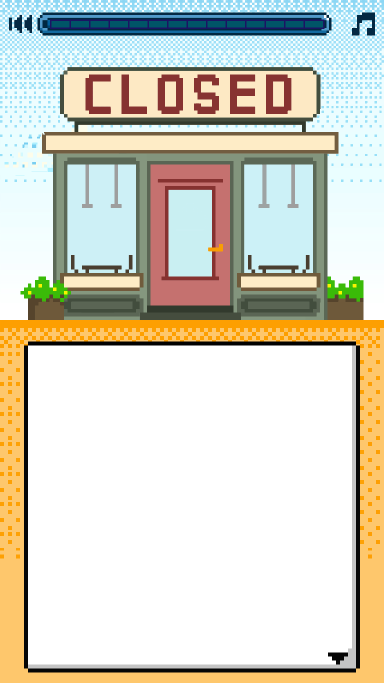
#> input picture assets/scenes/closed.png, 768 x 1365 px, given in place of 2.jpg, which was not available (shown at 1/2 size)
$ python make_scenes.py
#> lines starting #> are read from the running program, lines starting #| are printed output that depends on the picture; after the words box and inside, x2 and y2 are one past the last pixel; in counts of white or black regions, pixels touching at a corner belong together
### tools/scene_fx.py
"""場景特效用的拆圖工具（給 make_scenes.py 用）。

雲：把場景裡的雲切出來另存一層，原位置補回天空，網頁上讓雲層慢慢往右飄（左右接起來循環）。
  - 有向量原稿的頁（網頁.ai 裡的沙漠、市集、異國攤）：直接用 AI 裡畫雲的那幾筆路徑當遮罩，最準。
  - 只有圖片的頁（網頁-07、08）：用顏色找雲——以奶油色格子為核心，往外兩格內的非天空格都算雲。
  - 雲飄過的那幾列裡如果有建築物，建築物另存一層蓋在雲上面（雲從建築後面飄過）。
天空的補法：天空是「上下漸層＋規律的點點」，左右方向週期重複，所以每個被雲蓋住的像素，
從同一列左右相隔 32px 倍數、沒有被雲蓋住的地方複製過來。
"""
import numpy as np

CELL = 8          # 客戶的像素畫一格＝8px（768 寬的圖）
PERIOD = 32       # 天空點點的左右週期：AI 那幾頁 32px；網頁-07、08 的點點間隔 19.2px，用 5 個＝96px


# ---------- 向量原稿 ----------
CLOUD_COLORS = {(252, 251, 227), (192, 246, 255), (136, 233, 255), (61, 185, 234),
                (41, 177, 231), (41, 178, 234), (253, 253, 253)}
DOTS_LAST = 2496  # AI 裡天空點點是最前面那一批路徑（seqno 2～2496），雲在點點之後


def _rgb(f):
    return tuple(round(v * 255) for v in f) if f else None


# [26 lines left out: function _render, not called in this run]


def vector_clouds(ai_path, page_no, top=80, bottom=345):
    """回傳 (雲 RGBA, 前景遮罩)。雲＝點點之後、天空範圍內、雲色的那一段路徑；前景＝雲之後才畫、壓在雲上的東西"""
    import fitz
    page = fitz.open(ai_path)[page_no]
    dr = page.get_drawings()
    in_sky = [g for g in dr if g["seqno"] > DOTS_LAST and g["rect"].y0 >= top and g["rect"].y1 <= bottom]
    seqs = [g["seqno"] for g in in_sky if _rgb(g.get("fill")) in CLOUD_COLORS]
    if not seqs:
        return None, None
    lo, hi = min(seqs), max(seqs)
    clouds = _render([g for g in in_sky if lo <= g["seqno"] <= hi])
    fg = _render([g for g in dr if g["seqno"] > hi and g["rect"].y1 > top and g["rect"].y0 < bottom])
    return clouds, fg[..., 3] > 0


# ---------- 只有圖片 ----------
# [82 lines left out: functions grid_offset, color_clouds, remove_clouds, not called in this run]

### tools/make_scenes.py
"""把客戶的 3:4 場景圖（網頁jpg/*.jpg）做成網站用的 9:16 場景，並把會動的東西拆成獨立圖層。

用法（在 mix-quiz-site 資料夾）：python tools/make_scenes.py
產出到 assets/scenes/：
  desert / market / eggroll / exotic / eggstall / hometown / closed .png
                    9:16 場景（進度條清空，由網頁依進度填滿；會動的東西都已從場景拿掉、另存一層）
  placeholder.png   還沒畫的頁面用的暫代場景（雲朵天空＋地面＋對話框）
  bar_fill.png      進度條「滿格」那一條（只有青色格子，其他透明），網頁依進度裁切顯示
  actor_desert.png  沙漠路牌上的蛋（網頁上每講一句跳一下）
  egg.png           第 24 頁的精靈蛋（依 23.jpg 的蛋配色重畫完整一顆）
  fx_<場景>_clouds.png / fx_<場景>_fg.png   會飄的雲、雲前面的建築（見 tools/scene_fx.py）
  fx_closed_sign.png   CLOSED 門上的牌子（會晃）
  fx_eggstall_led.png  蛋小舖兩側的燈串（會換顏色閃）
  fx_eggroll_soy.png / fx_eggroll_ketchup.png   醬油膏、番茄醬瓶（選完 Q2 會淋醬）
  fx_eggroll_sauce_soy.png / fx_eggroll_sauce_ketchup.png   淋在蛋餅上的醬
  dither.png        對話框底部的點點漸層（當遮罩用，顏色由網頁依場景決定）
並產生 js/scenes.js：進度條、上一頁、音樂、對話框、各特效的位置（佔 9:16 的百分比）。

9:16 的做法：在對話框中段（白底＋左右框線＋兩側地面）重複插入 341 列，把對話框拉高；場景本身不變形。
"""
import json
import os
import sys

import numpy as np
from PIL import Image

sys.path.insert(0, os.path.dirname(os.path.abspath(__file__)))
import scene_fx as fx  # noqa: E402

SRC = r"D:\大專檔案-20261003T125815Z-1-001\大專檔案\網頁\網頁jpg"
AI = os.path.join(SRC, "網頁.ai")
ROOT = os.path.dirname(os.path.dirname(os.path.abspath(__file__)))
OUT = os.path.join(ROOT, "assets", "scenes")
os.makedirs(OUT, exist_ok=True)

SCENES = {"desert": "2.jpg", "market": "3.jpg", "eggroll": "4.jpg", "exotic": "5.jpg", "eggstall": "23.jpg",
          "hometown": "網頁-07.jpg", "closed": "網頁-08.jpg"}
W0, H0 = 768, 1024
W, H = 768, 1365
EXTRA = H - H0                       # 341
TILE = (700, 760)                    # 對話框裡上緣下方的空白段，沒有醬料瓶等前景
INSERT_AT = 760
BAR = (100, 38, 649, 59)             # 進度條格子範圍（含一點邊）
BACK = (10, 18, 86, 78)              # 左上「◀|」
MUSIC = (695, 15, 758, 80)           # 右上音符
TEXT = (84, 712, 690, 1318)          # 9:16 後對話框裡可放文字的區域
CELL = 8
# 會動的角色：從場景裡切出來另存一張透明圖，原位置補回天空；網頁上每講一句就跳一下
# (x0, y0, x1, y1) 都對齊原圖 8px 的像素格（格子從 4 開始）
ACTORS = {"desert": (436, 428, 516, 532)}   # 沙漠路牌上的蛋
# 雲：("ai", AI 第幾頁, 天空上緣, 天空下緣) 或 ("color", [可能有雲的範圍])
CLOUDS = {"desert": ("ai", 1, 80, 345), "market": ("ai", 2, 80, 345),
          "hometown": ("color", [(0, 85, 768, 312)]),
          "closed": ("color", [(0, 240, 112, 372), (650, 375, 768, 545)])}
LAMPS = {"closed": [(174, 414), (232, 414), (528, 414), (586, 414)]}   # CLOSED 窗裡吊燈的燈罩底
SIGN = (344, 406, 418, 462)          # CLOSED 門上的牌子（上緣中間是吊掛點）
DOOR_GLASS = (201, 239, 242)
LED_BOXES = [(0, 150, 150, 300), (650, 165, 768, 300)]   # 蛋小舖兩側燈串
BOTTLES = {"soy": (81, 829, 132, 967), "ketchup": (149, 829, 201, 967)}  # 蛋餅頁對話框裡的兩瓶醬
BOTTLE_REST = {"soy": (612, 625), "ketchup": (672, 625)}   # 拿到桌上站的位置（左 x、底 y）


# [10 lines left out: functions pct, to916, not called in this run]


def cyan_mask(a):
    r, g, b = (a[..., i].astype(int) for i in range(3))
    return (r < 90) & (g > 190) & (b > 190)


# [7 lines left out: function empty_bar, not called in this run]


def save(arr, name):
    Image.fromarray(arr).save(os.path.join(OUT, name), optimize=True)


def save_rgba(arr, name):
    Image.fromarray(arr, "RGBA").save(os.path.join(OUT, name), optimize=True)


def load(f):
    """讀場景圖；新的 07、08 是 3200×4267 的高解析，縮成 768×1024（取最近的像素，保持像素畫清楚）"""
#> called with f = '2.jpg'
    im = Image.open(os.path.join(SRC, f)).convert("RGB")
#> im is the input picture: PIL image 768x1365 RGB; mean R, G, B 213.1, 211.3, 197.5
    if im.size != (W0, H0):
        im = im.resize((W0, H0), Image.NEAREST)
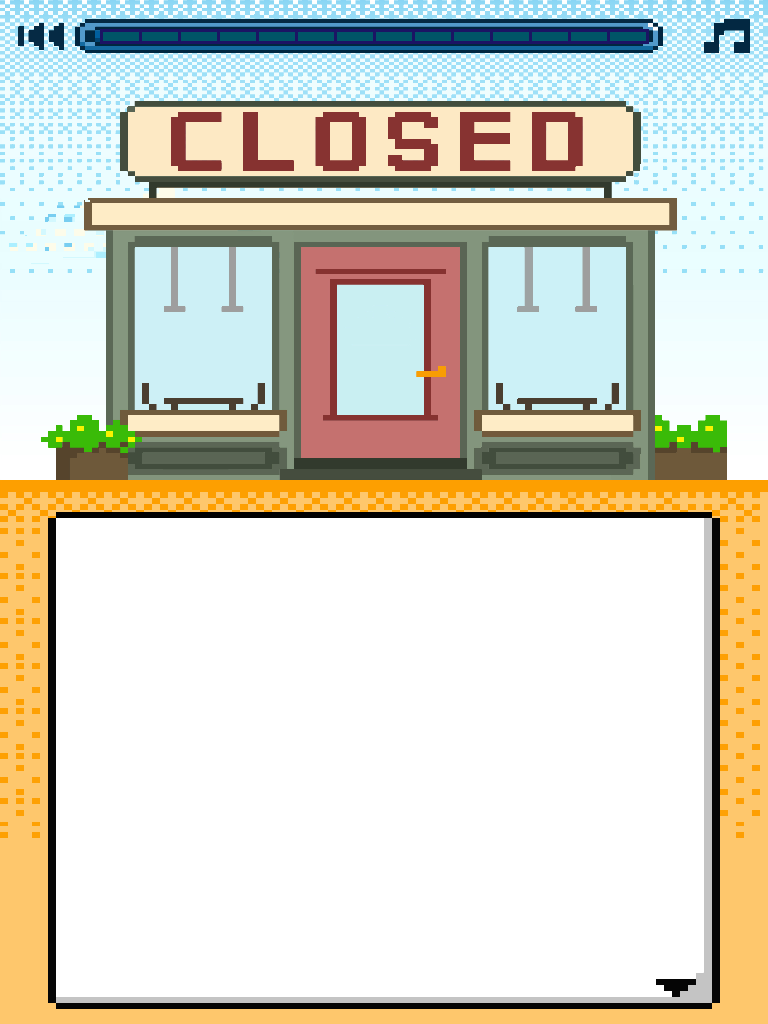
#> im: PIL image 768x1024 RGB; mean R, G, B 213.1, 211.3, 197.5
    return np.array(im)


def is_sky(c):
    r, g, b = (int(v) for v in c)
    return b > 200 and g > 200 and r < 235


def cut_actor(a, box, name):
    """依 8px 格子取每格中心色，非天空的格子＝角色；角色存成透明 PNG，原位置每列補上左邊的天空色"""
#> called with box = (436, 428, 516, 532), name = 'desert'
    x0, y0, x1, y1 = box
    cols, rows = (x1 - x0) // CELL, (y1 - y0) // CELL
    spr = np.zeros((rows, cols, 4), np.uint8)
    for j in range(rows):
        for i in range(cols):
            cx, cy = x0 + i * CELL, y0 + j * CELL
            c = a[cy + CELL // 2, cx + CELL // 2]
            if not is_sky(c):
                spr[j, i] = tuple(int(v) for v in c) + (255,)
    # 整個框（左右上多 4px，吃掉 JPG 的殘影）每列換成框左邊的天空色；框裡只有天空和角色
    a[y0 - 4:y1, x0 - 4:x1 + 4] = a[y0 - 4:y1, x0 - 8][:, None]
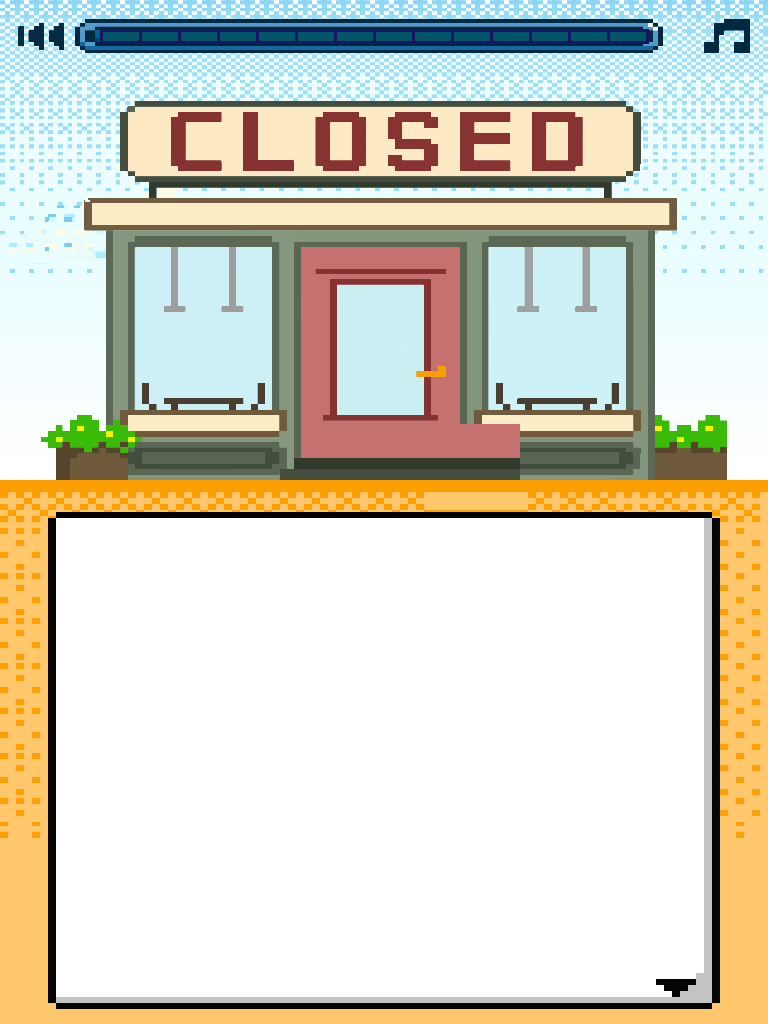
#> a: shape (1024, 768, 3); 0.52% of pixels changed, all inside (x1, y1, x2, y2) = (432, 424, 520, 512); drawn as R, G, B
    Image.fromarray(spr).resize((cols * CELL, rows * CELL), Image.NEAREST).save(os.path.join(OUT, f"actor_{name}.png"))
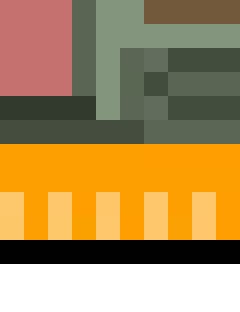
#> saved as actor_desert.png: PIL image 80x104 RGBA (shown 3 times larger); mean R, G, B, A 169.6, 139.1, 88.4, 255


# [30 lines left out: function make_sauces, not called in this run]


FX = {}
for name, f in SCENES.items():
    a = load(f)
    assert a.shape[:2] == (H0, W0), (f, a.shape)
    if name in ACTORS:
        cut_actor(a, ACTORS[name], name)
    fxs = {}
    if name in CLOUDS:
        how = CLOUDS[name]
        if how[0] == "ai":
            cl, fg = fx.vector_clouds(AI, how[1], how[2], how[3])
#> (the run stopped early here; a loop or call above may not have finished)

$ run again, on assets/scenes/eggstall.png
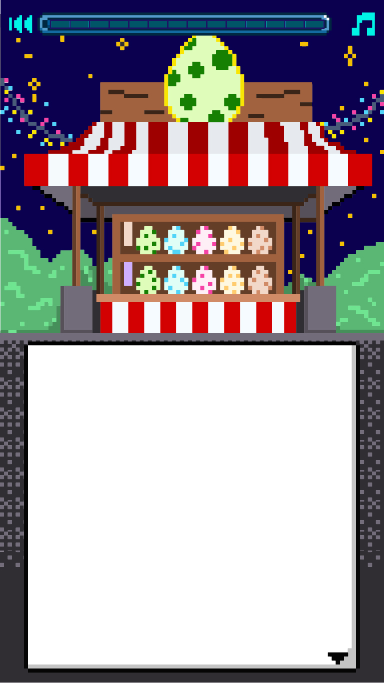
#> input picture assets/scenes/eggstall.png, 768 x 1365 px, given in place of 2.jpg, which was not available (shown at 1/2 size)
#> in load, im is the input picture: PIL image 768x1365 RGB; mean R, G, B 158.4, 149.3, 155.7
#> im: PIL image 768x1024 RGB
#> in cut_actor, `a[y0 - 4:y1, x0 - 4:x1 + 4] = a[y0 - 4:y1, x0 - 8][:, None]`:
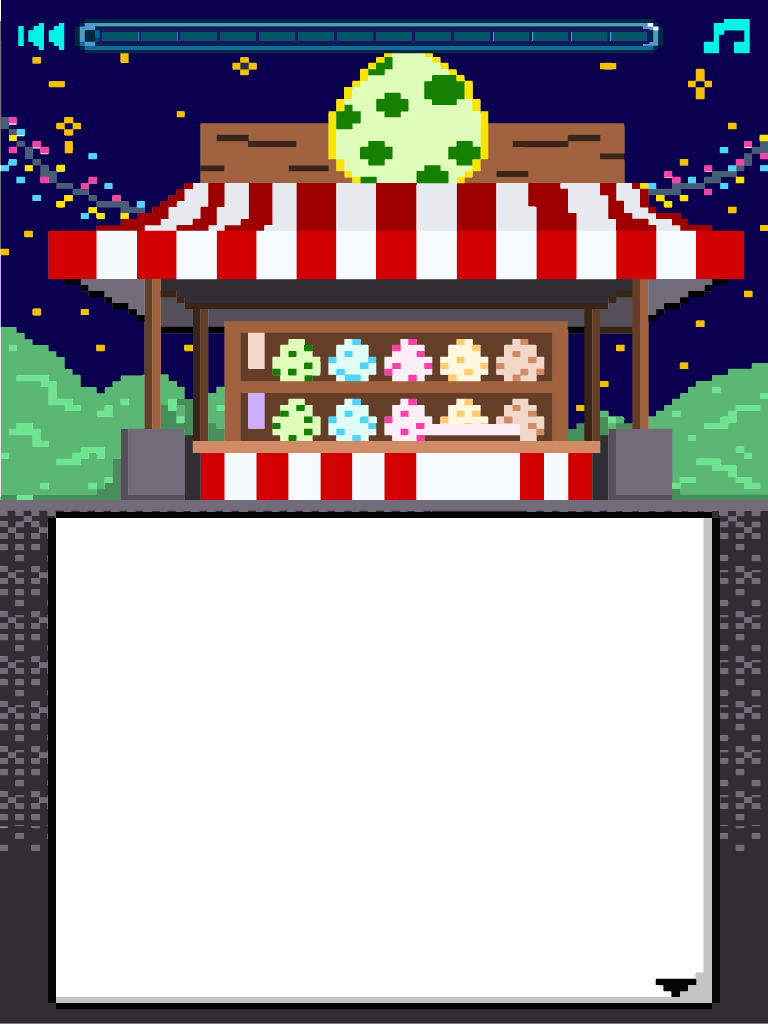
#> a: shape (1024, 768, 3); mean of channels 0, 1, 2 158.5, 149.9, 156.4; drawn as R, G, B
#> in cut_actor, `Image.fromarray(spr).resize((cols * CELL, rows * CELL), Image.NEAREST)..`:
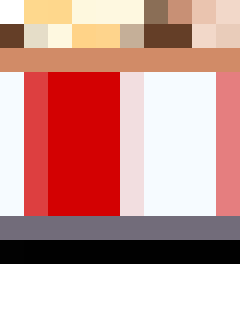
#> saved as actor_desert.png: PIL image 80x104 RGBA (shown 3 times larger); mean R, G, B, A 201.9, 150.8, 145.3, 253; transparent parts drawn white
